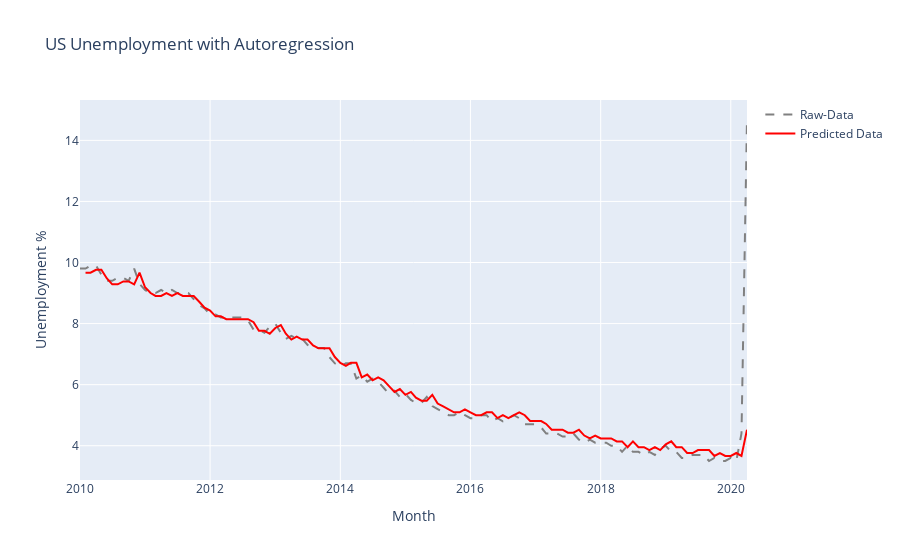

This figure's notebook cell:
### Code cell
#fitting model
AR = AutoReg(unem['Unemployment'], lags=1)
AR_fit = AR.fit()

#predictions
yhat = AR_fit.predict()

#Plotting AR with original data
AR_join = pd.DataFrame.join(unem, yhat.to_frame(name='y-hat'))

AR_join.to_json()

fig = go.Figure()

fig.add_trace(go.Scatter(x=AR_join.Date, y=AR_join['Unemployment'], name='Raw-Data',
                         line=dict(color='grey', dash='dash')))

fig.add_trace(go.Scatter(x=AR_join.Date, y=AR_join['y-hat'], name='Predicted Data',
                         line=dict(color='red')))

fig.update_layout(title='US Unemployment with Autoregression',
                  xaxis_title='Month',
                  yaxis_title='Unemployment %')

fig.show()
